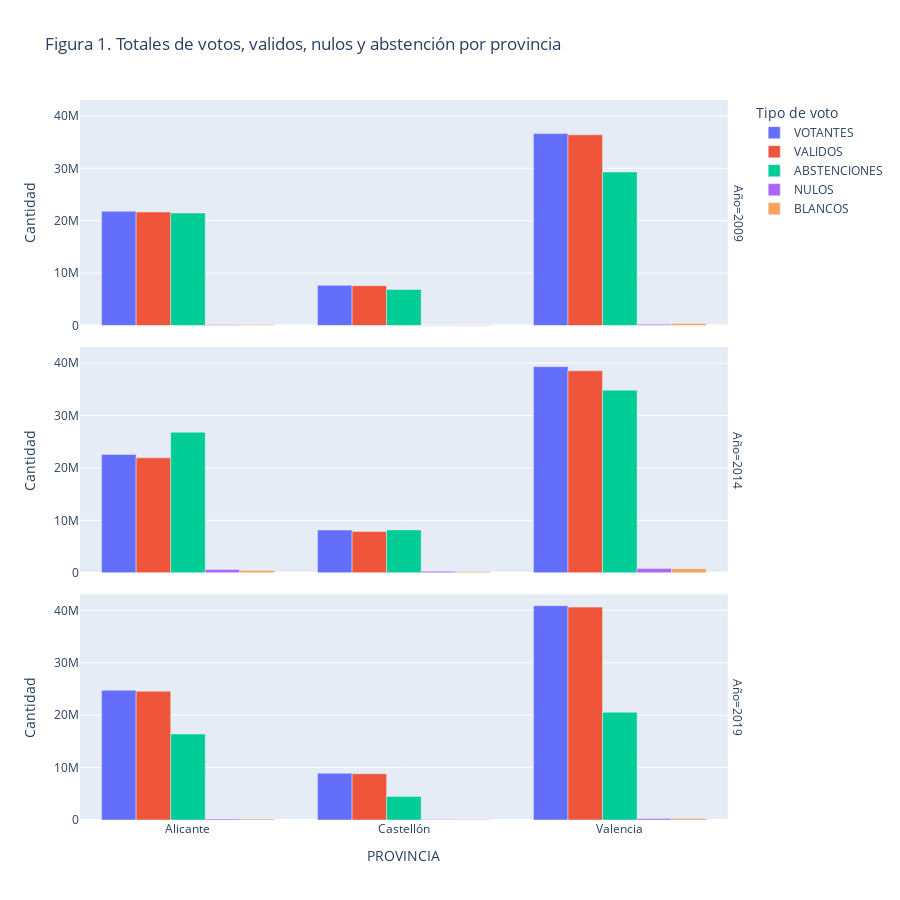

Source (notebook cell):
### Code cell
# Gráfico de barras por provincia
fig2 = px.bar(stats_provincia_pivot, x="PROVINCIA", y=["VOTANTES", "VALIDOS", "ABSTENCIONES","NULOS","BLANCOS"],
              barmode='group',
              facet_row="Año", #facet_col="Año",
              title="Figura 1. Totales de votos, validos, nulos y abstención por provincia",
              labels={"value": "Cantidad", "variable": "Tipo de voto"},height=900)
#fig2.write_image("graficos/votos_totales_por_provincia.png")
fig2.show()

### Figure 1 — Plotly figure (JSON) as saved in the notebook; plotly's stock layout.template omitted (floating-point values rounded to 4 significant figures)
{"data": [{"alignmentgroup": "True", "hovertemplate": "Tipo de voto=VOTANTES<br>Año=2009<br>PROVINCIA=%{x}<br>Cantidad=%{y}<extra></extra>", "legendgroup": "VOTANTES", "marker": {"color": "#636efa", "pattern": {"shape": ""}}, "name": "VOTANTES", "offsetgroup": "VOTANTES", "orientation": "v", "showlegend": true, "textposition": "auto", "type": "bar", "x": ["Alicante", "Castellón", "Valencia"], "xaxis": "x3", "y": [21804370, 7681975, 36630055], "yaxis": "y3"}, {"alignmentgroup": "True", "hovertemplate": "Tipo de voto=VOTANTES<br>Año=2014<br>PROVINCIA=%{x}<br>Cantidad=%{y}<extra></extra>", "legendgroup": "VOTANTES", "marker": {"color": "#636efa", "pattern": {"shape": ""}}, "name": "VOTANTES", "offsetgroup": "VOTANTES", "orientation": "v", "showlegend": false, "textposition": "auto", "type": "bar", "x": ["Alicante", "Castellón", "Valencia"], "xaxis": "x2", "y": [22575033, 8151663, 39322920], "yaxis": "y2"}, {"alignmentgroup": "True", "hovertemplate": "Tipo de voto=VOTANTES<br>Año=2019<br>PROVINCIA=%{x}<br>Cantidad=%{y}<extra></extra>", "legendgroup": "VOTANTES", "marker": {"color": "#636efa", "pattern": {"shape": ""}}, "name": "VOTANTES", "offsetgroup": "VOTANTES", "orientation": "v", "showlegend": false, "textposition": "auto", "type": "bar", "x": ["Alicante", "Castellón", "Valencia"], "xaxis": "x", "y": [24758624, 8911360, 40884320], "yaxis": "y"}, {"alignmentgroup": "True", "hovertemplate": "Tipo de voto=VALIDOS<br>Año=2009<br>PROVINCIA=%{x}<br>Cantidad=%{y}<extra></extra>", "legendgroup": "VALIDOS", "marker": {"color": "#EF553B", "pattern": {"shape": ""}}, "name": "VALIDOS", "offsetgroup": "VALIDOS", "orientation": "v", "showlegend": true, "textposition": "auto", "type": "bar", "x": ["Alicante", "Castellón", "Valencia"], "xaxis": "x3", "y": [21665420, 7622475, 36391810], "yaxis": "y3"}, {"alignmentgroup": "True", "hovertemplate": "Tipo de voto=VALIDOS<br>Año=2014<br>PROVINCIA=%{x}<br>Cantidad=%{y}<extra></extra>", "legendgroup": "VALIDOS", "marker": {"color": "#EF553B", "pattern": {"shape": ""}}, "name": "VALIDOS", "offsetgroup": "VALIDOS", "orientation": "v", "showlegend": false, "textposition": "auto", "type": "bar", "x": ["Alicante", "Castellón", "Valencia"], "xaxis": "x2", "y": [21932469, 7869849, 38525565], "yaxis": "y2"}, {"alignmentgroup": "True", "hovertemplate": "Tipo de voto=VALIDOS<br>Año=2019<br>PROVINCIA=%{x}<br>Cantidad=%{y}<extra></extra>", "legendgroup": "VALIDOS", "marker": {"color": "#EF553B", "pattern": {"shape": ""}}, "name": "VALIDOS", "offsetgroup": "VALIDOS", "orientation": "v", "showlegend": false, "textposition": "auto", "type": "bar", "x": ["Alicante", "Castellón", "Valencia"], "xaxis": "x", "y": [24554528, 8821088, 40611136], "yaxis": "y"}, {"alignmentgroup": "True", "hovertemplate": "Tipo de voto=ABSTENCIONES<br>Año=2009<br>PROVINCIA=%{x}<br>Cantidad=%{y}<extra></extra>", "legendgroup": "ABSTENCIONES", "marker": {"color": "#00cc96", "pattern": {"shape": ""}}, "name": "ABSTENCIONES", "offsetgroup": "ABSTENCIONES", "orientation": "v", "showlegend": true, "textposition": "auto", "type": "bar", "x": ["Alicante", "Castellón", "Valencia"], "xaxis": "x3", "y": [21460565, 6894195, 29296505], "yaxis": "y3"}, {"alignmentgroup": "True", "hovertemplate": "Tipo de voto=ABSTENCIONES<br>Año=2014<br>PROVINCIA=%{x}<br>Cantidad=%{y}<extra></extra>", "legendgroup": "ABSTENCIONES", "marker": {"color": "#00cc96", "pattern": {"shape": ""}}, "name": "ABSTENCIONES", "offsetgroup": "ABSTENCIONES", "orientation": "v", "showlegend": false, "textposition": "auto", "type": "bar", "x": ["Alicante", "Castellón", "Valencia"], "xaxis": "x2", "y": [26819325, 8175609, 34847046], "yaxis": "y2"}, {"alignmentgroup": "True", "hovertemplate": "Tipo de voto=ABSTENCIONES<br>Año=2019<br>PROVINCIA=%{x}<br>Cantidad=%{y}<extra></extra>", "legendgroup": "ABSTENCIONES", "marker": {"color": "#00cc96", "pattern": {"shape": ""}}, "name": "ABSTENCIONES", "offsetgroup": "ABSTENCIONES", "orientation": "v", "showlegend": false, "textposition": "auto", "type": "bar", "x": ["Alicante", "Castellón", "Valencia"], "xaxis": "x", "y": [16390048, 4501248, 20536832], "yaxis": "y"}, {"alignmentgroup": "True", "hovertemplate": "Tipo de voto=NULOS<br>Año=2009<br>PROVINCIA=%{x}<br>Cantidad=%{y}<extra></extra>", "legendgroup": "NULOS", "marker": {"color": "#ab63fa", "pattern": {"shape": ""}}, "name": "NULOS", "offsetgroup": "NULOS", "orientation": "v", "showlegend": true, "textposition": "auto", "type": "bar", "x": ["Alicante", "Castellón", "Valencia"], "xaxis": "x3", "y": [138950, 59500, 238245], "yaxis": "y3"}, {"alignmentgroup": "True", "hovertemplate": "Tipo de voto=NULOS<br>Año=2014<br>PROVINCIA=%{x}<br>Cantidad=%{y}<extra></extra>", "legendgroup": "NULOS", "marker": {"color": "#ab63fa", "pattern": {"shape": ""}}, "name": "NULOS", "offsetgroup": "NULOS", "orientation": "v", "showlegend": false, "textposition": "auto", "type": "bar", "x": ["Alicante", "Castellón", "Valencia"], "xaxis": "x2", "y": [642564, 281814, 797355], "yaxis": "y2"}, {"alignmentgroup": "True", "hovertemplate": "Tipo de voto=NULOS<br>Año=2019<br>PROVINCIA=%{x}<br>Cantidad=%{y}<extra></extra>", "legendgroup": "NULOS", "marker": {"color": "#ab63fa", "pattern": {"shape": ""}}, "name": "NULOS", "offsetgroup": "NULOS", "orientation": "v", "showlegend": false, "textposition": "auto", "type": "bar", "x": ["Alicante", "Castellón", "Valencia"], "xaxis": "x", "y": [204096, 90272, 273184], "yaxis": "y"}, {"alignmentgroup": "True", "hovertemplate": "Tipo de voto=BLANCOS<br>Año=2009<br>PROVINCIA=%{x}<br>Cantidad=%{y}<extra></extra>", "legendgroup": "BLANCOS", "marker": {"color": "#FFA15A", "pattern": {"shape": ""}}, "name": "BLANCOS", "offsetgroup": "BLANCOS", "orientation": "v", "showlegend": true, "textposition": "auto", "type": "bar", "x": ["Alicante", "Castellón", "Valencia"], "xaxis": "x3", "y": [226765, 98525, 389130], "yaxis": "y3"}, {"alignmentgroup": "True", "hovertemplate": "Tipo de voto=BLANCOS<br>Año=2014<br>PROVINCIA=%{x}<br>Cantidad=%{y}<extra></extra>", "legendgroup": "BLANCOS", "marker": {"color": "#FFA15A", "pattern": {"shape": ""}}, "name": "BLANCOS", "offsetgroup": "BLANCOS", "orientation": "v", "showlegend": false, "textposition": "auto", "type": "bar", "x": ["Alicante", "Castellón", "Valencia"], "xaxis": "x2", "y": [443625, 182988, 777777], "yaxis": "y2"}, {"alignmentgroup": "True", "hovertemplate": "Tipo de voto=BLANCOS<br>Año=2019<br>PROVINCIA=%{x}<br>Cantidad=%{y}<extra></extra>", "legendgroup": "BLANCOS", "marker": {"color": "#FFA15A", "pattern": {"shape": ""}}, "name": "BLANCOS", "offsetgroup": "BLANCOS", "orientation": "v", "showlegend": false, "textposition": "auto", "type": "bar", "x": ["Alicante", "Castellón", "Valencia"], "xaxis": "x", "y": [190752, 87616, 302432], "yaxis": "y"}], "layout": {"annotations": [{"font": {}, "showarrow": false, "text": "Año=2019", "textangle": 90, "x": 0.98, "xanchor": "left", "xref": "paper", "y": 0.1567, "yanchor": "middle", "yref": "paper"}, {"font": {}, "showarrow": false, "text": "Año=2014", "textangle": 90, "x": 0.98, "xanchor": "left", "xref": "paper", "y": 0.5, "yanchor": "middle", "yref": "paper"}, {"font": {}, "showarrow": false, "text": "Año=2009", "textangle": 90, "x": 0.98, "xanchor": "left", "xref": "paper", "y": 0.8433, "yanchor": "middle", "yref": "paper"}], "barmode": "group", "height": 900, "legend": {"title": {"text": "Tipo de voto"}, "tracegroupgap": 0}, "title": {"text": "Figura 1. Totales de votos, validos, nulos y abstención por provincia"}, "xaxis": {"anchor": "y", "domain": [0, 0.98], "title": {"text": "PROVINCIA"}}, "xaxis2": {"anchor": "y2", "domain": [0, 0.98], "matches": "x", "showticklabels": false}, "xaxis3": {"anchor": "y3", "domain": [0, 0.98], "matches": "x", "showticklabels": false}, "yaxis": {"anchor": "x", "domain": [0, 0.3133], "title": {"text": "Cantidad"}}, "yaxis2": {"anchor": "x2", "domain": [0.3433, 0.6567], "matches": "y", "title": {"text": "Cantidad"}}, "yaxis3": {"anchor": "x3", "domain": [0.6867, 1.0], "matches": "y", "title": {"text": "Cantidad"}}}}
